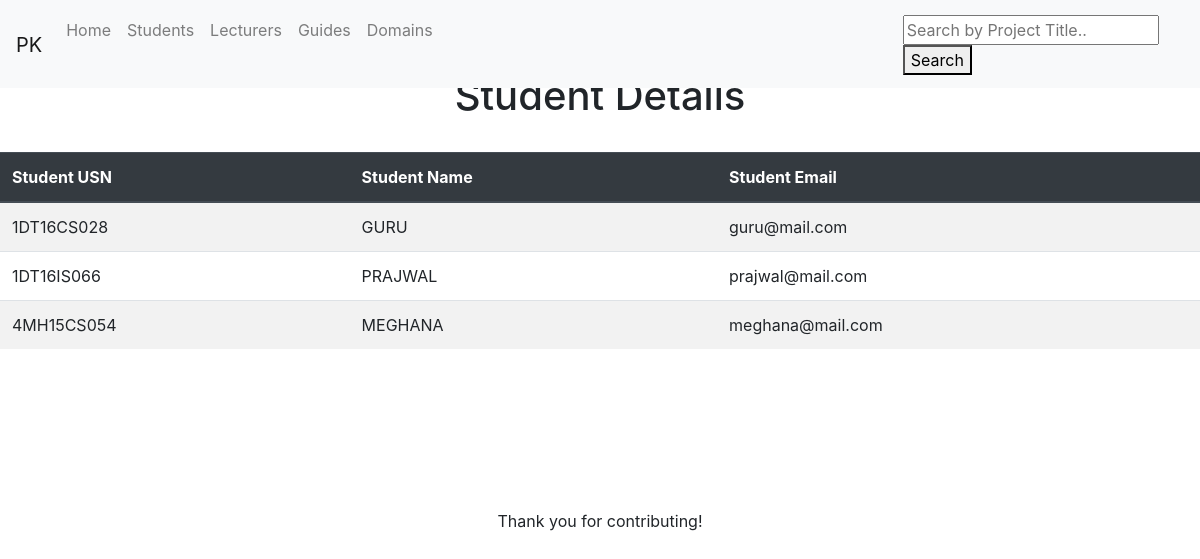
The app's page /studentcontact with its own data.
### tables this page shows
CREATE TABLE s_contact
(	s_usn VARCHAR(10) PRIMARY KEY NOT NULL,
	s_name varchar(255 ) NOT NULL,
	s_mail varchar(255) NOT NULL
);

### db_pro.py (the view)
@app.route('/studentcontact')
def studentcontact():
	try:
		studContact=querystudent()
		print(studContact)
		return render_template('studcont.html',studContact=studContact)
	except:
		messagebox.showerror("UNIQUE CONSTRAINT VIOLATION !","PLEASE ENTER DIFFERENT DATA")

### db_pro.py (called while the page is built)
def querystudent():
	try:
		connie=sqlite3.connect(db_locale)
		c=connie.cursor()
		c.execute("""
			SELECT * FROM s_contact

			""")
		projdata=c.fetchall()
		return projdata
	except:
		messagebox.showerror("UNIQUE CONSTRAINT VIOLATION !","PLEASE ENTER DIFFERENT DATA")

### templates/studcont.html (shortened to what this page needs)
{% extends 'layout.html' %}
{%block content%}
<head>
</head>
<body>
	<center>
		<br>
		<h1>Student Details</h1>
		<br>
	<table class="table table-striped">
		<thead class="thead-dark">
			<tr>
				<th scope="col-md-1">Student USN</th>
				<th scope="col-md-7">Student Name</th>
				<th scope="col-md-2">Student Email</th>
			</tr>
		</thead>
		{% for stud in studContact %}
		<tr>
			<td> {{stud[0]}} </td>
			<td> {{stud[1]}} </td>
			<td> {{stud[2]}} </td>
		</tr>
		{% endfor %}
	</table>
	<br>
</center>
</body>
{% endblock %}

### records on screen
s_contact: s_usn "1DT16CS028", s_name "GURU", s_mail "guru@mail.com"
s_contact: s_usn "1DT16IS066", s_name "PRAJWAL", s_mail "prajwal@mail.com"
s_contact: s_usn "4MH15CS054", s_name "MEGHANA", s_mail "meghana@mail.com"
